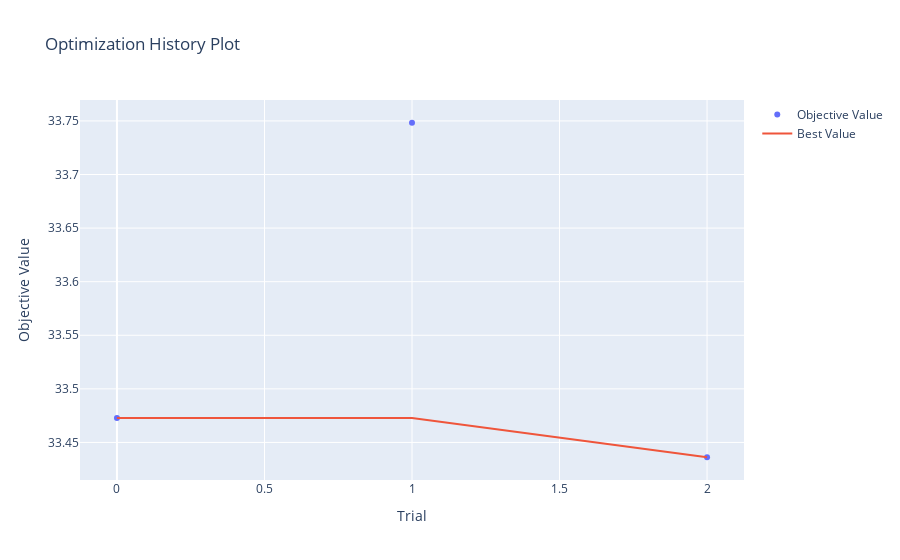

Notebook source saved alongside this figure:
### Code cell
optuna.visualization.plot_optimization_history(study)

### Figure 1 — Plotly figure (JSON) as saved in the notebook; plotly's stock layout.template omitted (floating-point values rounded to 4 significant figures)
{"data": [{"mode": "markers", "name": "Objective Value", "type": "scatter", "x": [0, 1, 2], "y": [33.47, 33.75, 33.44]}, {"mode": "lines", "name": "Best Value", "type": "scatter", "x": [0, 1, 2], "y": [33.47, 33.47, 33.44]}, {"marker": {"color": "#cccccc"}, "mode": "markers", "name": "Infeasible Trial", "showlegend": false, "type": "scatter", "x": [], "y": []}], "layout": {"title": {"text": "Optimization History Plot"}, "xaxis": {"title": {"text": "Trial"}}, "yaxis": {"title": {"text": "Objective Value"}}}}
